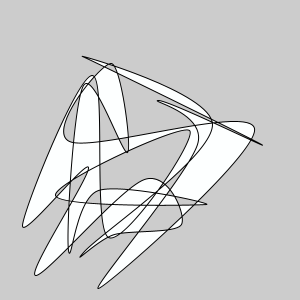
Frame 1 (no input)
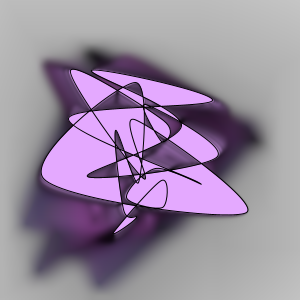
Frame 60 (the mouse pressed at the canvas centre just before this capture)
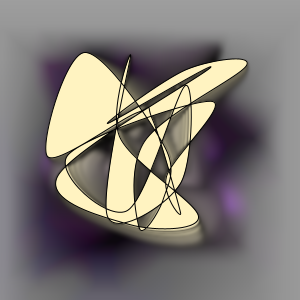
Frame 120 (the mouse held since frame 60 and released just before this capture)

The Processing sketch that drew these frames (run headless with seeded random() and noise(); from frame 60 on, the mouse is pressed at the canvas centre):

// Processing sketch: blurry_curve_shape
// ── blurry_curve_shape.pde
int i, j;

void setup() {
size(300,300);
}

void draw() {
  filter(11);
  smooth();
  fill(99+n(5), 99+n(1), 99+n(8));
  beginShape();
  for (j=0;j<28;j++)curveVertex(n(0), n(99));
  endShape();
  i++;
}

float n(int k) {
  return noise(j%25+mouseX, k, i*0.007)*350-15;
}
